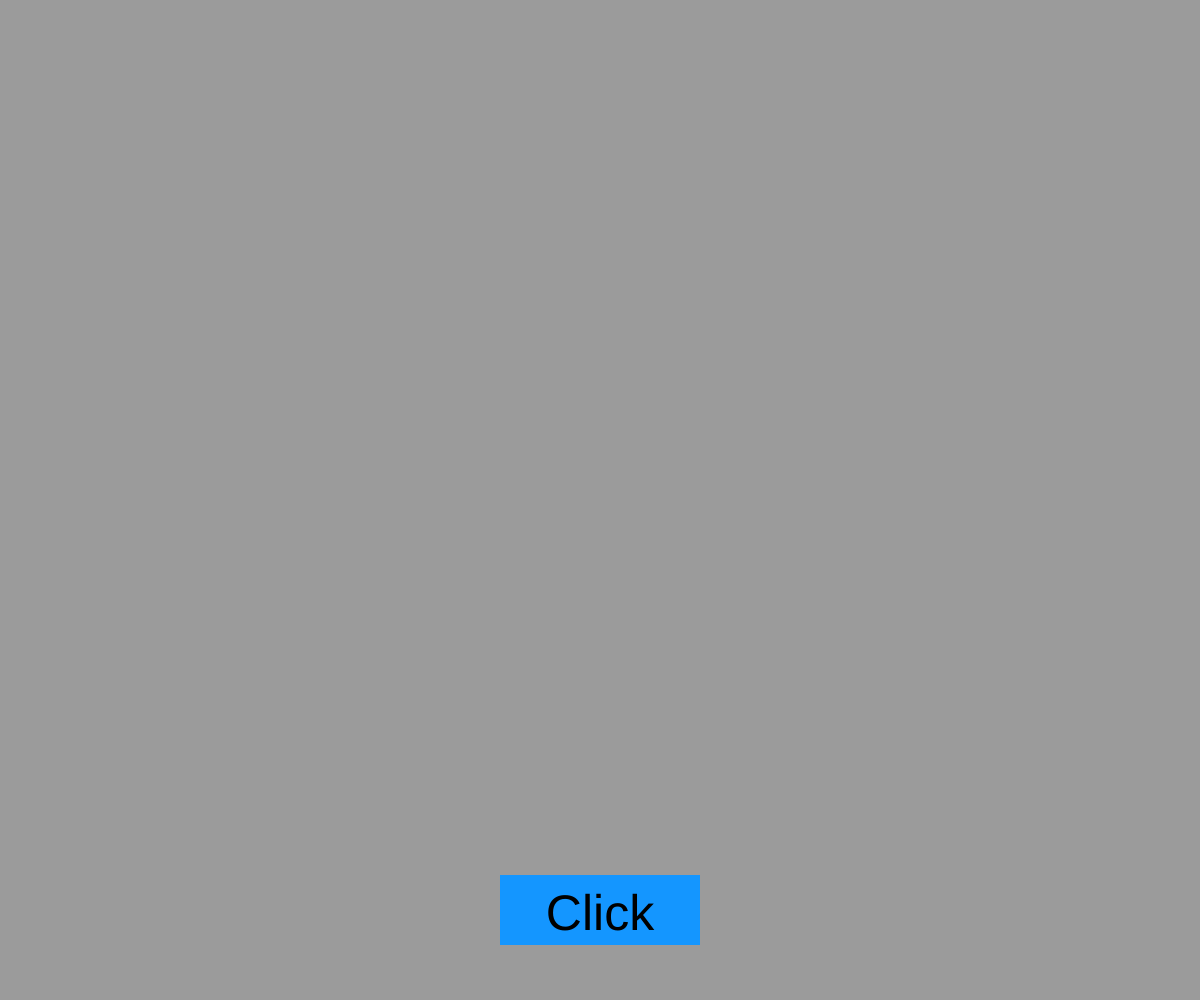
Frame 1 (no input)
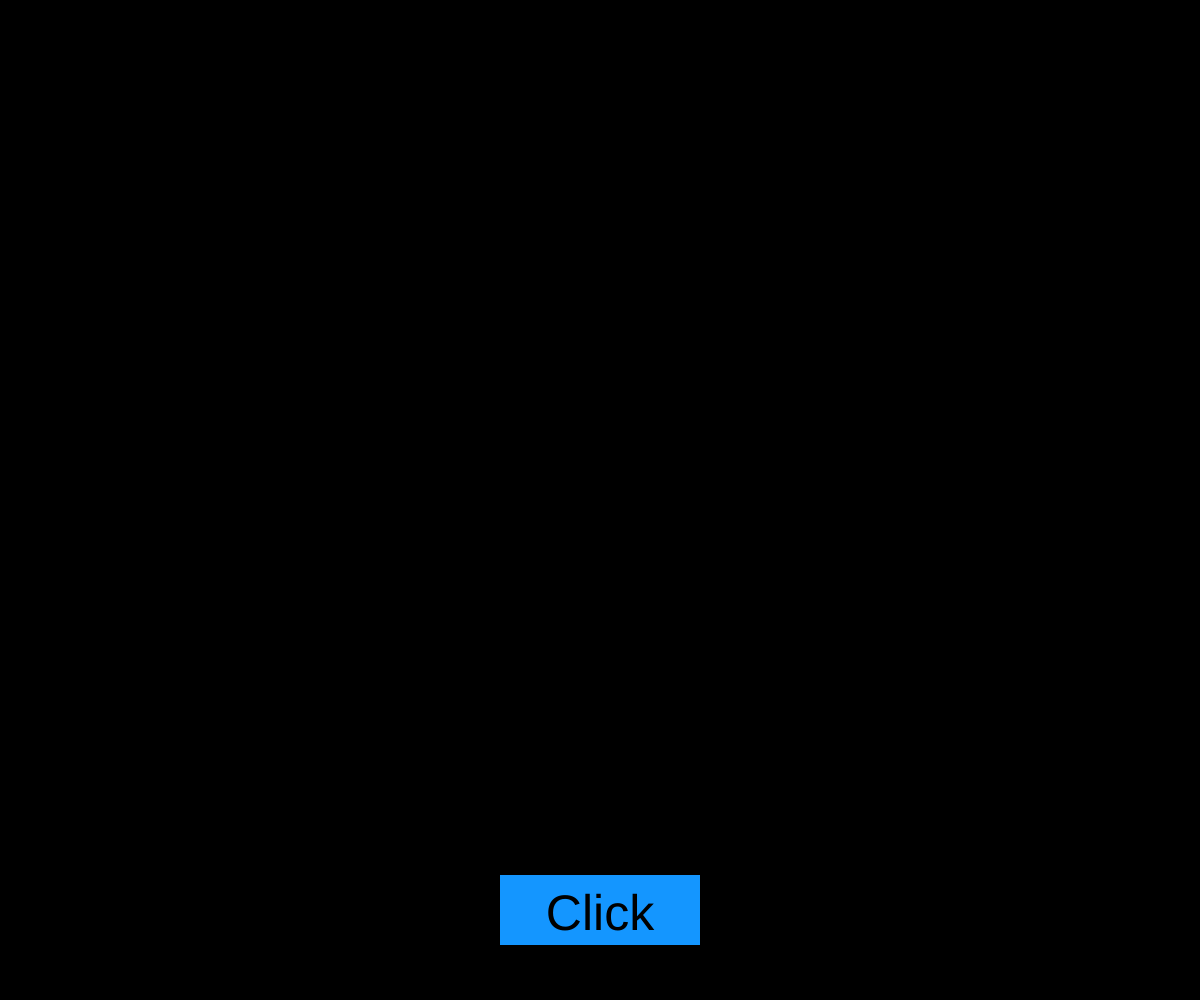
Frame 60 (no input)
Frame 120 (the mouse pressed at the canvas centre since frame 60): identical to frame 60, image omitted

The p5.js sketch that drew these frames (run headless with seeded random() and noise() and a simulated clock; from frame 60 on, the mouse is pressed at the canvas centre):

// p5.js sketch
// ── sketch.js
var vehicles = [];
var pts = [];
var button;

function setup() {
	createCanvas(window.innerWidth, window.innerHeight);
	button = new Button(width/2, height - 90, 200, 70, "Click");
}

function draw() {
	background(0, 100);
	for (let v of vehicles) {
		v.update();
		v.draw();
	}
	button.draw();
}

function mousePressed() {
	if (mouseX > button.x - button.w/2 &&
		mouseX < button.x + button.w/2 &&
		mouseY > button.y - button.h/2 &&
		mouseY < button.y + button.h/2) {
		button.pressed();
	}
}

function mouseDragged() {
	// if (frameCount % 2 == 0)
		pts.push(createVector(mouseX, mouseY));
}

class Vehicle {
	constructor(x, y) {
		this.pos = createVector(width/2, height/2);
		this.vel = createVector(0, 0);
		this.acc = createVector(0, 0);
		this.destination = createVector(x, y);
	}

	update() {
		this.attract();
		this.vel.add(this.acc);
		this.pos.add(this.vel);
		this.acc.mult(0);
		this.vel.mult(0.95);
	}

	draw() {
		strokeWeight(6);
		stroke(255);
		point(this.pos.x, this.pos.y);
	}

	attract() {
		var diff = this.destination.copy().sub(this.pos);
		diff.mult(0.01);
		this.acc.add(diff);
	}
}

class Button {
	constructor(x, y, w, h, text) {
		this.x = x;
		this.y = y;
		this.w = w;
		this.h = h;
		this.text = text;
	}

	draw() {
		noStroke();
		rectMode(CENTER);
		fill(20, 150, 255);
		rect(this.x, this.y, this.w, this.h);
		fill(0);
		textSize(50);
		textAlign(CENTER);
		text(this.text, this.x, this.y+20);
	}

	pressed() {
		var output = "[";
		for (let p of pts) {
			output += "createVector("
			output += p.x + ", " + p.y;
			output += "), ";
		}
		console.log(output);
		for (var i = 0; i < pts.length; i++) {
			vehicles.push(new Vehicle(pts[i].x, pts[i].y));
		}
	}
}
